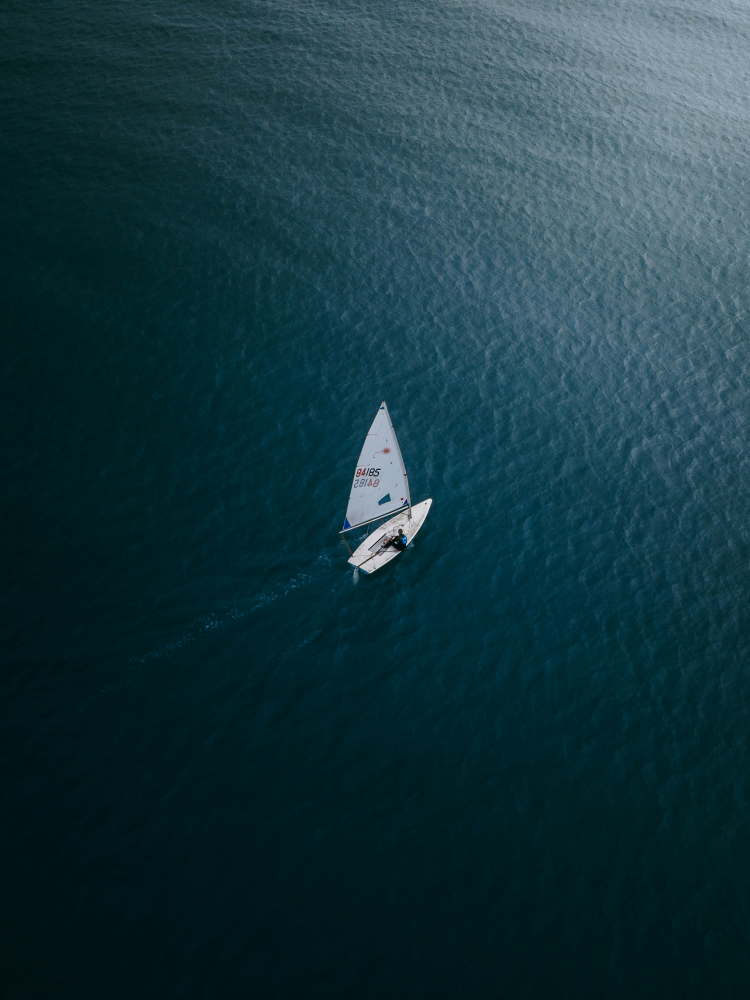
#> input picture data/color/boat.jpg, 2250 x 3000 px, found by its file name (shown at 1/3 size)
$ jupyter execute 1_image_manipulations.ipynb   (shell and % lines are left out)
#> lines starting #> are read from the running program, lines starting #| are printed output that depends on the picture
[cell 1]
import cv2
import numpy as np
from matplotlib import pyplot as plt
from IPython.display import Image

## Creating Image

[cell 2]
# Checkerboard Sample
arr = [
        [0,0,0,255,255,255,0,0,0],
        [0,0,0,255,255,255,0,0,0],
        [0,0,0,255,255,255,0,0,0],
        [255,255,255,0,0,0,255,255,255],
        [255,255,255,0,0,0,255,255,255],
        [255,255,255,0,0,0,255,255,255],
        [0,0,0,255,255,255,0,0,0],
        [0,0,0,255,255,255,0,0,0],
        [0,0,0,255,255,255,0,0,0]
    ]
npa = np.array(arr)

[cell 3]
plt.imshow(npa,cmap='gray')
#> (this line was passed over: IPython is not available in this run)

[cell 4]
out_pth = '/Users/gouher/Documents/personal/codes/computer_vision/image_processing_concepts/data/gray/checkerboard.png'
cv2.imwrite(out_pth,npa)

## Modifying Image

[cell 5]
npa_mod = npa.copy()
npa_mod[1,1] = 200
npa_mod[7,1] = 200
npa_mod[4,4] = 200
npa_mod[1,7] = 200
npa_mod[7,7] = 200
npa_mod

[cell 6]
plt.imshow(npa_mod,cmap='gray')
#> (this line was passed over: IPython is not available in this run)

## Cropping Image

[cell 7]
pth = '/Users/gouher/Documents/personal/codes/computer_vision/image_processing_concepts/data/color/boat.jpg'
img = cv2.imread(pth,cv2.IMREAD_COLOR)
#> img is the input picture: shape (3000, 2250, 3); mean B, G, R 62.4, 54.3, 22.5
img_rgb = cv2.cvtColor(img,cv2.COLOR_BGR2RGB)
plt.imshow(img_rgb)
#> (this line was passed over: IPython is not available in this run)

[cell 8]
img_cropped = img_rgb[1100:1800,800:1500]
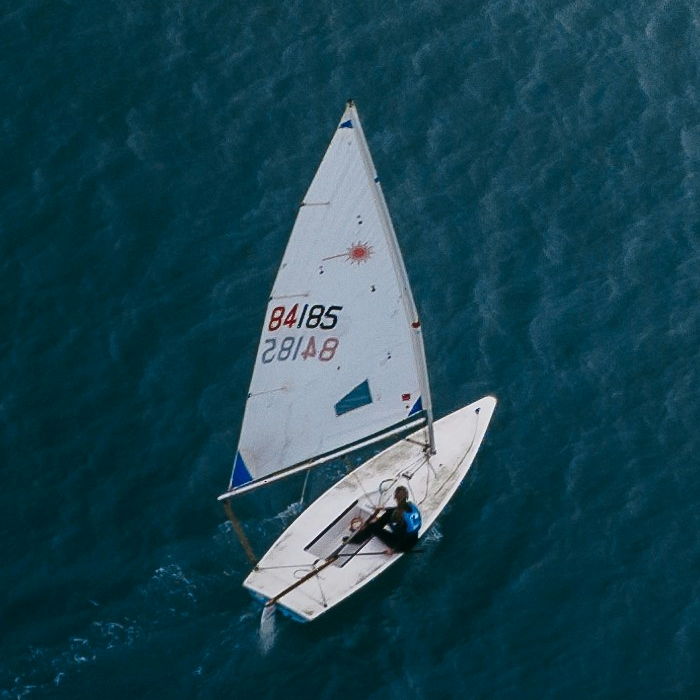
#> img_cropped: shape (700, 700, 3); mean R, G, B 26.5, 68.1, 80.8
plt.imshow(img_cropped)
#> (this line was passed over: IPython is not available in this run)

[cell 9]
img_rgb.shape, img_cropped.shape
#> Out = ((3000, 2250, 3), (700, 700, 3))

## Resizing Image
_Keeps the Image content and sanctity same and resizes by changing the number of pixels, so the image size changes_

### 1. Scale image by factor of 2 (Doubles the number of pixels)

[cell 10]
img_resized = cv2.resize(img_cropped, None, fx=2,fy=2)
plt.imshow(img_resized)
#> (this line was passed over: IPython is not available in this run)

### 2. Set specific size to the image
_Image gets distorted_

[cell 11]
img_res2 = cv2.resize(img_cropped,dsize=(2000,1000))
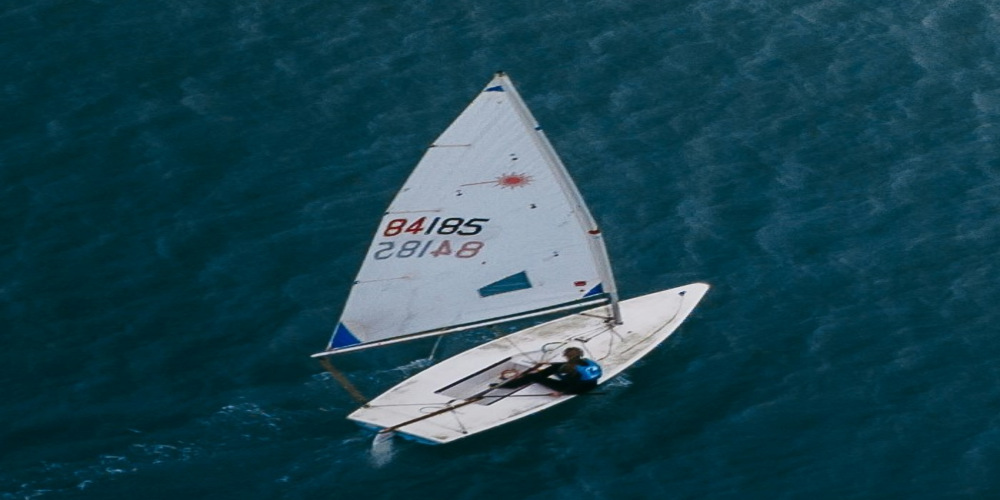
#> img_res2: shape (1000, 2000, 3) (shown at 1/2 size); mean R, G, B 26.4, 68, 80.7
plt.imshow(img_res2)
#> (this line was passed over: IPython is not available in this run)

[cell 12]
img_res2 = cv2.resize(img_cropped,dsize=(2000,1000),interpolation=cv2.INTER_AREA)
plt.imshow(img_res2)
#> (this line was passed over: IPython is not available in this run)
